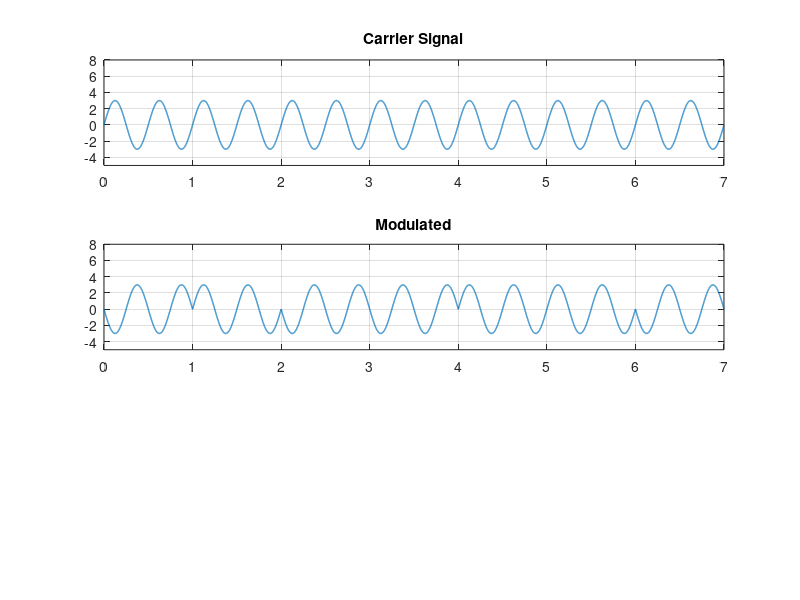

MATLAB code to generate this figure:
clear all;
close all;

bits = [1 0 1 1 0 0 1];

#modulation
bitrate  = 1;
samplingRate = 1000;
samplingTime = 1/samplingRate;
endTime = length(bits)/bitrate;
f = 2;
a = 3;


time = 0:samplingTime:endTime;
signal = a*sin(2*pi*f*time);

modulation = signal;

subplot(3,1,1);
plot(time, signal, "LineWidth", 1);
axis([0 endTime -5 a+5]);
title('Carrier Signal');
grid on;

index = 1;
for i=1:length(time)
  if(bits(index)==1)
    modulation(i) = -modulation(i);
  endif
  if(bitrate*time(i)>=index)
  index=index+1;
  endif
endfor
subplot(3,1,2);
plot(time, modulation, "LineWidth", 1);
axis([0 endTime -5 a+5]);
title('Modulated');
grid on;


%demodulation
index = 1;
for i=1:length(modulation)
  if(modulation(i) != signal(i))
    demodulation(index) = 1;
   else
    demodulation(index) = 0;
  endif
  if(bitrate*time(i)>=index)
  index+=1;
endif
endfor
disp(demodulation);

